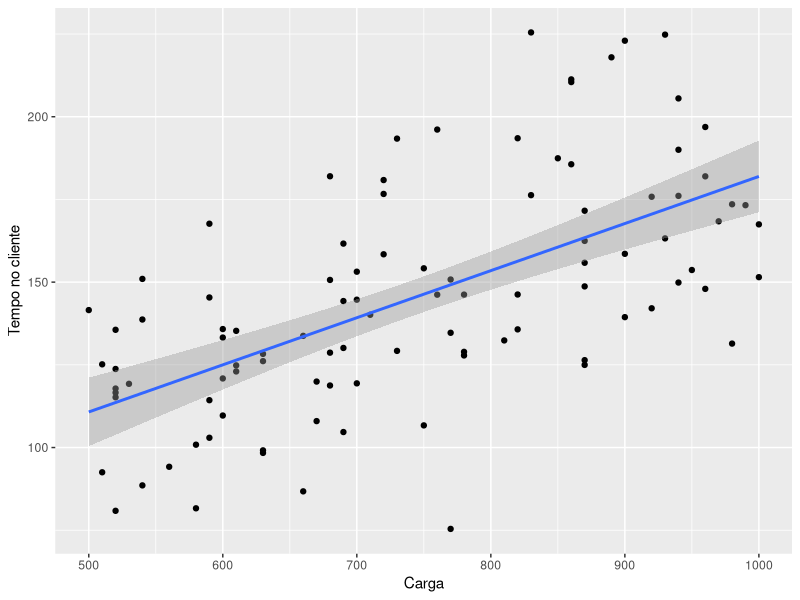
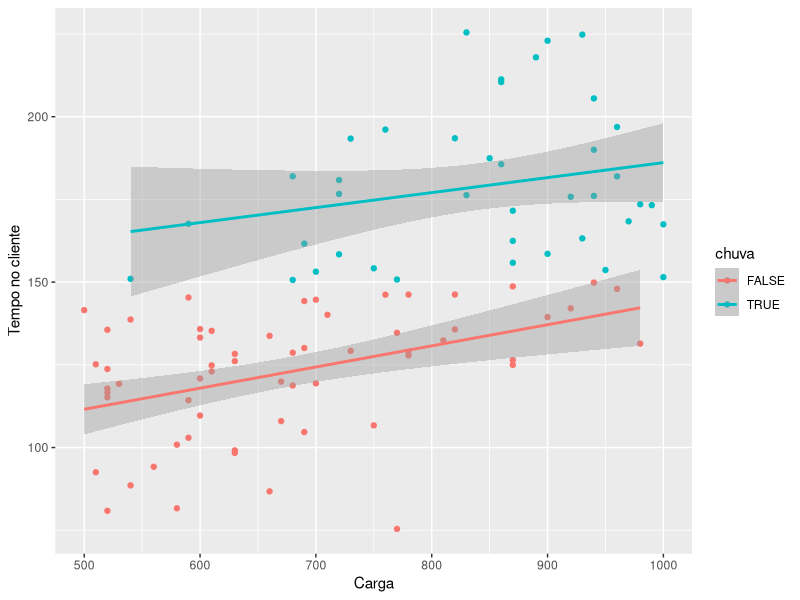
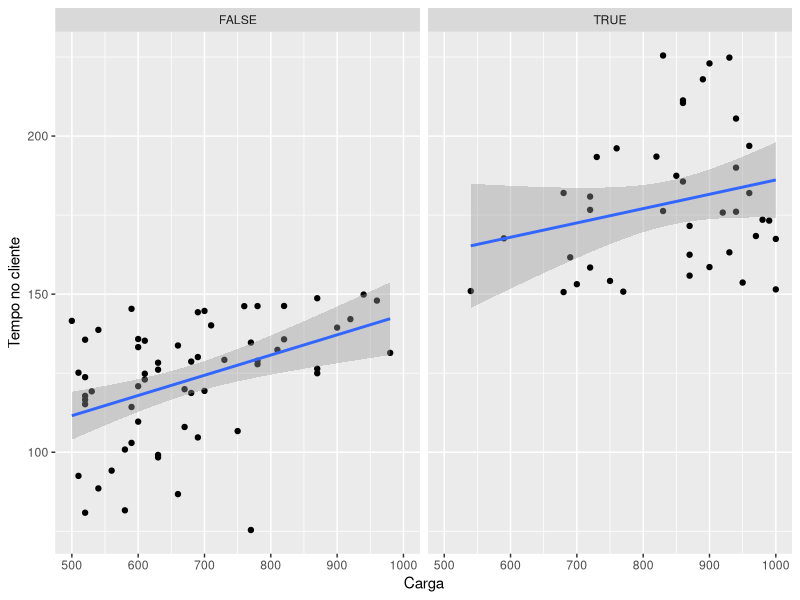

The R script that drew these images, in order:
## ---- chunk 1
knitr::opts_chunk$set(echo = TRUE)
library(boot) # package with the simplex function
library(tidyverse)
## ---- chunk 2
`Carga` <- sample(seq(500,1000,10), 100, replace = TRUE) # em mil kilos
`Tempo no cliente` <-  0.15 * `Carga` + rnorm(100, 30,30) # em minutos

Dados <- tibble(`Tempo no cliente`, `Carga`)

head(Dados)

## ---- chunk 3
regressao <- lm(`Tempo no cliente` ~ Carga, Dados)

summary(regressao)

ggplot(Dados, aes(`Carga`, `Tempo no cliente`))+
  geom_point()+
  geom_smooth(method='lm')

## ---- chunk 4
Dados$chuva <- Dados$`Tempo no cliente` > 150
write.csv(Dados, "Dados.csv")
head(Dados)

regressao2 <- lm(`Tempo no cliente` ~ Carga + chuva, Dados)

summary(regressao2)

## ---- chunk 5
ggplot(Dados, aes(`Carga`, `Tempo no cliente`, colour = chuva))+
  geom_point()+
  geom_smooth(method='lm')
## ---- chunk 6
ggplot(Dados, aes(`Carga`, `Tempo no cliente`))+
  geom_point()+
  geom_smooth(method='lm')+
    facet_wrap(~chuva)
